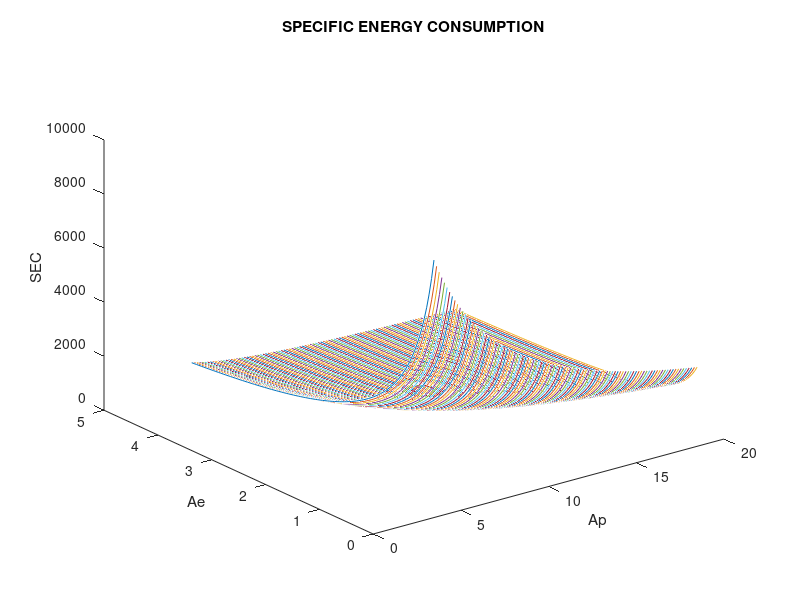

The MATLAB script that drew this image:
clc
clear all
ap = [5:0.15:20];
ae = [5:-0.045:0.5];
m = 1.8582e+04;
n = 5.7226e+04;
t = (n-m)/100;
[Ap,Ae] = meshgrid(ap,ae);
F = [m:t:n];
SECF = zeros(11,11);

figure(5)
Fc = 22000;
SEC = Fc./(Ap.*Ae);
plot3(Ap,Ae,SEC)
xlabel('Ap')
ylabel('Ae')
zlabel('SEC')
##colormap jet
####colorbar
##shading interp
title('SPECIFIC ENERGY CONSUMPTION')







